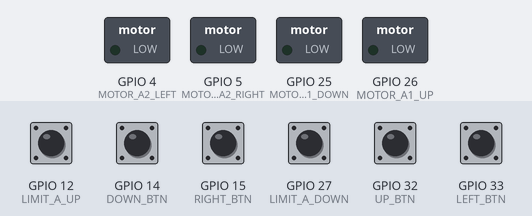
Simulated run of this sketch. Board: ESP32. On the bench: switched loads named in the sketch (green lamp = pin HIGH). The inputs (shaded band) are chosen by the test bench; at power-on: GPIO 12 (LIMIT_A_UP), GPIO 14 (DOWN_BTN), GPIO 15 (RIGHT_BTN), GPIO 27 (LIMIT_A_DOWN), GPIO 32 (UP_BTN), GPIO 33 (LEFT_BTN) LOW. What the sketch prints to the serial monitor is not drawn.

Above: at 1.2 s.
1.3 s: GPIO 14 (DOWN_BTN) pulled HIGH for 0.15 s
At 1.37 s:
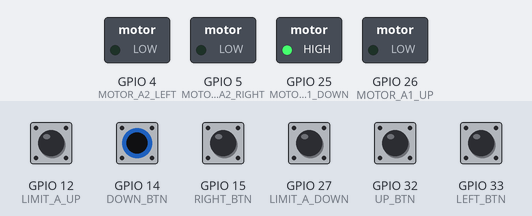
2.9 s: GPIO 32 (UP_BTN) pulled HIGH for 0.15 s
At 2.97 s:
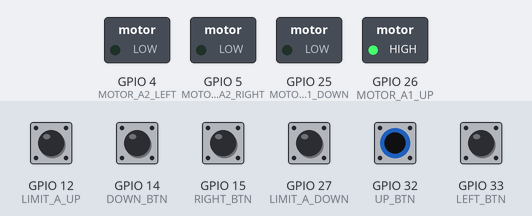
4.5 s: GPIO 15 (RIGHT_BTN) pulled HIGH for 0.15 s
At 4.57 s:
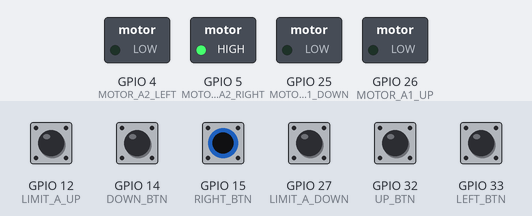
6.1 s: GPIO 33 (LEFT_BTN) pulled HIGH for 0.15 s
At 6.17 s:
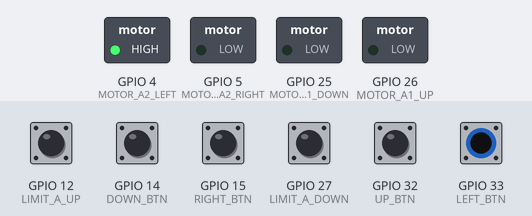
Timing chart, 0 to 9.1 s (numbered marks = the images above; inputs shaded):
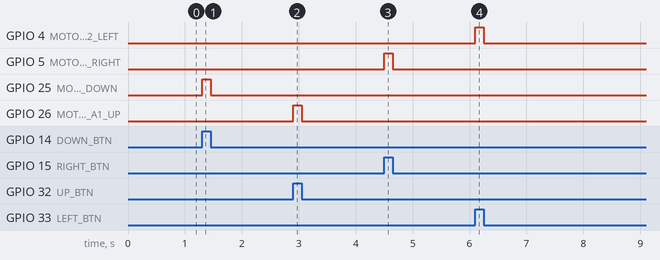

Measured:
- after the input at 1.3 s, GPIO 25 (MOTOR_A1_DOWN): LOW → HIGH at once, → LOW 0.15 s later
- after the input at 2.9 s, GPIO 26 (MOTOR_A1_UP): LOW → HIGH at once, → LOW 0.15 s later
- after the input at 4.5 s, GPIO 5 (MOTOR_A2_RIGHT): LOW → HIGH at once, → LOW 0.15 s later
- after the input at 6.1 s, GPIO 4 (MOTOR_A2_LEFT): LOW → HIGH at once, → LOW 0.15 s later

The sketch:

espcode.ino
```cpp
// DEFINE -----------------------------------------------
  // PINOUTS

#define UP_BTN 32
#define DOWN_BTN 14
#define LEFT_BTN 33
#define RIGHT_BTN 15

#define LIMIT_A_UP 12
#define LIMIT_A_DOWN 27
//#define LIMIT_B_UP 101
//#define LIMIT_B_DOWN 102

#define MOTOR_A1_UP 26
#define MOTOR_A1_DOWN 25
#define MOTOR_A2_LEFT 4
#define MOTOR_A2_RIGHT 5
//#define MOTOR_B1_UP 34
//#define MOTOR_B1_DOWN 39
//#define MOTOR_B2_LEFT 34
//#define MOTOR_B2_RIGHT 39

#define IDLE 0
#define UP 1
#define DOWN 2
#define NO_UP 3
#define NO_DOWN 4

int state = 0;

void IRAM_ATTR A2_LEFT_isr() {  // the function to be called when interrupt is triggered
  digitalWrite(MOTOR_A2_LEFT,digitalRead(LEFT_BTN));
}

void IRAM_ATTR A2_RIGHT_isr() {  // the function to be called when interrupt is triggered
  digitalWrite(MOTOR_A2_RIGHT,digitalRead(RIGHT_BTN));
}

void setup() {
  // put your setup code here, to run once:
  Serial.begin(115200);

  pinMode(UP_BTN, INPUT);
  pinMode(DOWN_BTN, INPUT);
  pinMode(LEFT_BTN, INPUT);
  pinMode(RIGHT_BTN, INPUT);


  pinMode(LIMIT_A_UP, INPUT);
  pinMode(LIMIT_A_DOWN, INPUT);

  pinMode(MOTOR_A1_UP, OUTPUT);
  pinMode(MOTOR_A1_DOWN, OUTPUT);
  pinMode(MOTOR_A2_LEFT, OUTPUT);
  pinMode(MOTOR_A2_RIGHT, OUTPUT);
  digitalWrite(MOTOR_A1_UP, LOW);
  digitalWrite(MOTOR_A1_DOWN, LOW);
  digitalWrite(MOTOR_A2_LEFT, LOW);
  digitalWrite(MOTOR_A2_RIGHT, LOW);

  attachInterrupt(LEFT_BTN, A2_LEFT_isr, CHANGE);  // to control A2 LEFT motor
  attachInterrupt(RIGHT_BTN, A2_RIGHT_isr, CHANGE);  // to control A2 RIGHT motor
}

void testloop() {
//   // for checking BTN and LIMIT SWITCHES inputs
// Serial.print(digitalRead(UP_BTN));
// Serial.print(digitalRead(DOWN_BTN));
//   Serial.print(digitalRead(LIMIT_A_UP));
//   Serial.print(digitalRead(LIMIT_A_DOWN));
// Serial.println();
    Serial.print(digitalRead(LEFT_BTN));
    Serial.print(digitalRead(RIGHT_BTN));
//  Serial.print(digitalRead(LIMIT_A_UP));
//  Serial.print(digitalRead(LIMIT_A_DOWN));
    Serial.println();

//   if (digitalRead(LIMIT_A_UP) == LOW) {
//   //   // ledcWrite(ledChannel_1, NOM_PWM_VOLTAGE);
//   //   // ledcWrite(ledChannel_2, LOW);
//     digitalWrite(MOTOR_A1_UP, HIGH);
//     digitalWrite(MOTOR_A1_DOWN, LOW);
//   } else {
//      // ledcWrite(ledChannel_1, LOW);
//      // ledcWrite(ledChannel_2, NOM_PWM_VOLTAGE);
//     digitalWrite(MOTOR_A1_UP, LOW);
//     digitalWrite(MOTOR_A1_DOWN, HIGH);
//   }
 }

void loop() {

  switch (state) {

    case IDLE:

      Serial.println("IDLE");

      if (digitalRead(UP_BTN) == HIGH) {
        digitalWrite(MOTOR_A1_UP, HIGH);
        state = UP;
      }

      if (digitalRead(DOWN_BTN) == HIGH) {
        digitalWrite(MOTOR_A1_DOWN, HIGH);
        state = DOWN;
      }

      if (digitalRead(LIMIT_A_UP) == HIGH) {
        state = NO_UP;
      }

      if (digitalRead(LIMIT_A_DOWN) == HIGH) {
        state = NO_DOWN;
      }

      break;

    case UP:

      Serial.println("UP");

      if (digitalRead(UP_BTN) == LOW) {
        digitalWrite(MOTOR_A1_UP, LOW);
        state = IDLE;
      }

      if (digitalRead(LIMIT_A_UP) == HIGH) {
        digitalWrite(MOTOR_A1_UP, LOW);
        state = NO_UP;
      }
      break;

    case DOWN:

      Serial.println("DOWN");

      if (digitalRead(DOWN_BTN) == LOW) {
        digitalWrite(MOTOR_A1_DOWN, LOW);
        state = IDLE;
      }

      if (digitalRead(LIMIT_A_DOWN) == HIGH) {
        digitalWrite(MOTOR_A1_DOWN, LOW);
        state = NO_DOWN;
      }
      break;

    case NO_UP:

      Serial.println("NO_UP");

      if (digitalRead(LIMIT_A_UP) == LOW) {
        state = IDLE;
      }

      if (digitalRead(DOWN_BTN) == HIGH) {
        digitalWrite(MOTOR_A1_DOWN, HIGH);
        state = DOWN;
      }
      break;

    case NO_DOWN:

      Serial.println("NO_DOWN");

      if (digitalRead(LIMIT_A_DOWN) == LOW) {
        state = IDLE;
      }

      if (digitalRead(UP_BTN) == HIGH) {
        digitalWrite(MOTOR_A1_UP, HIGH);
        state = UP;
      }
      break;

  }
}
```
